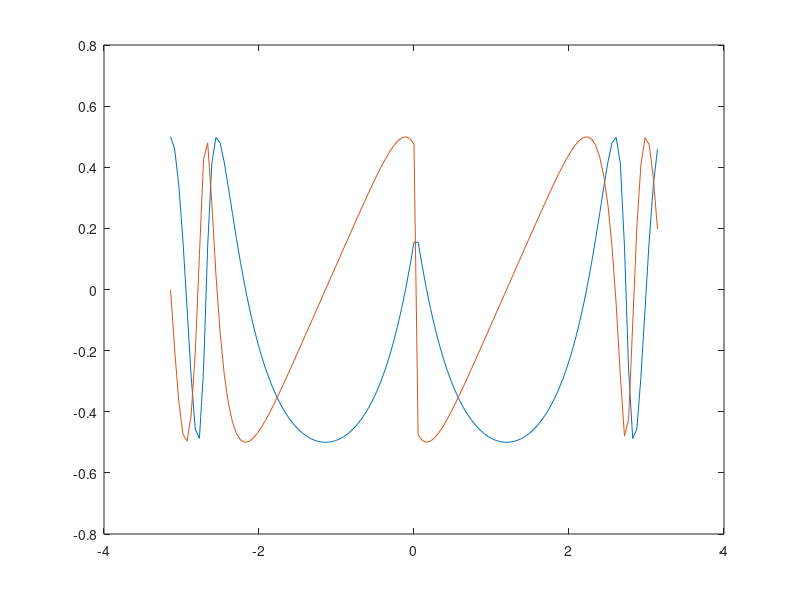
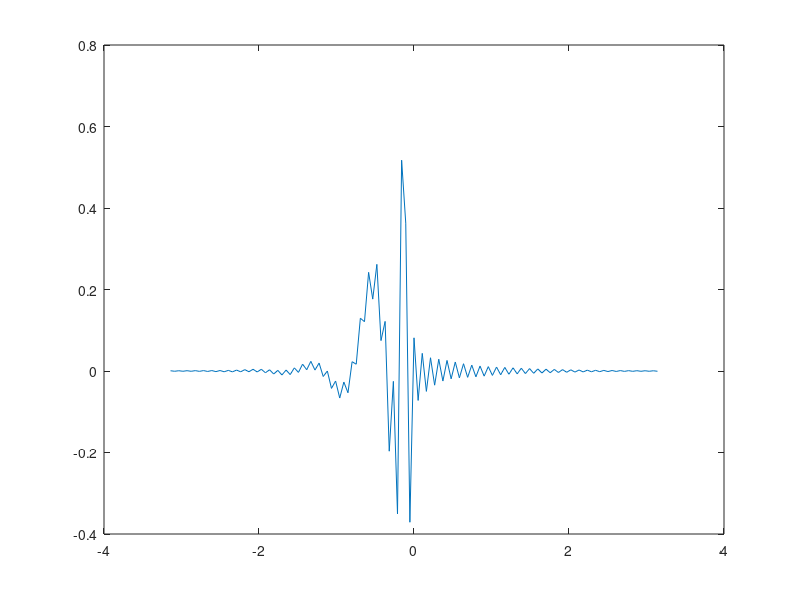
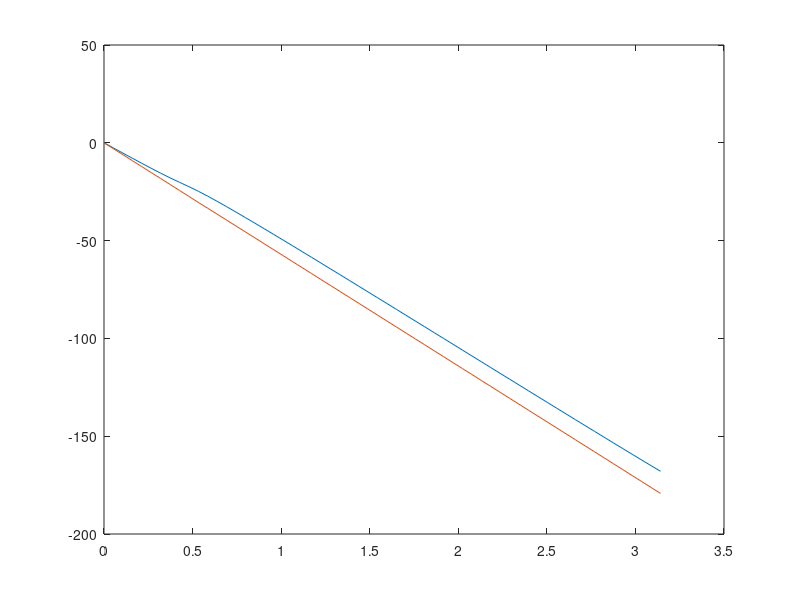
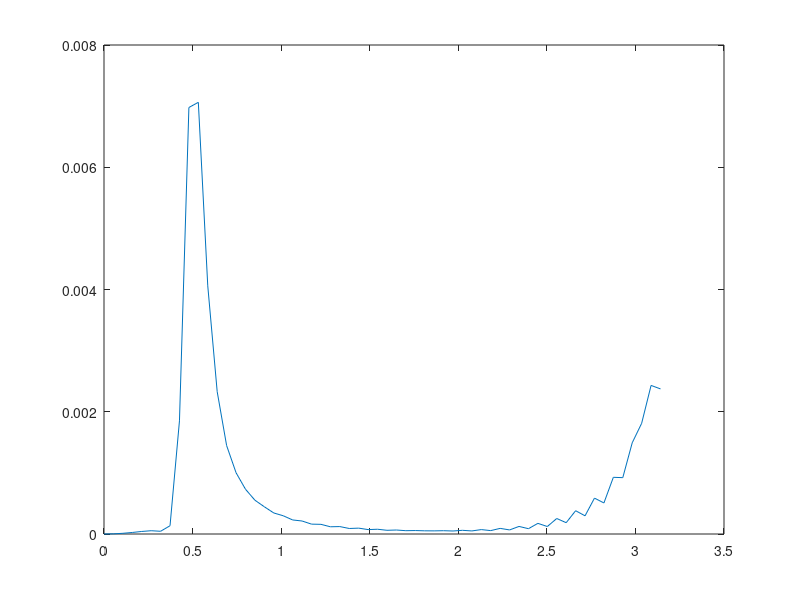

Write MATLAB code to recreate these figures, in order.
clear all
close all
pkg('load', 'optim');
pkg('load', 'control');
pkg('load', 'signal');

function b = approx_eq(v1, v2, epsilon)
    d = abs(v1 - v2);
    b = (d < epsilon);
endfunction

function pha_out = rm_pi_jumps(pha_in)
    n = numel(pha_in);
    epsilon = 0.2;
    rolling_offset = 0;
    pha_out = [pha_in(1)];
    for idx = 2:n;
        if (approx_eq(pha_in(idx) - pha_in(idx-1), pi, epsilon))
            rolling_offset -= pi;
        elseif (approx_eq(pha_in(idx) - pha_in(idx-1), -pi, epsilon))
            rolling_offset += pi;
        endif
        pha_out(idx) = pha_in(idx) + rolling_offset;
    endfor
endfunction

function b = is_steeper(w, pha_in, k)
    b = true;
    for idx = 1:numel(w)
        if (w(idx)*k > pha_in(idx))
            b = false;
            return;
        endif 
    endfor
endfunction

function target_delay = find_target_delay(w, pha_in)
    k = pha_in(end)/w(end) + 0.001;
    while (!is_steeper(w, pha_in, k))
        k *= 1.01;
    endwhile
    target_delay = k;
endfunction

num = [0.0023    0.0058    0.0102    0.0118    0.0102    0.0058    0.0023]
den = [1.0000   -3.2076    4.6897   -3.8538    1.8573   -0.4931    0.0561]
#num = [1.0349   -0.9159    0.7704   -0.4199    0.1551]
#den = [1.0000   -0.9882    0.7910   -0.3476    0.1694]
#num = [0.0015   -0.0020    0.0002   -0.0009    0.0028   -0.0009    0.0002   -0.0020    0.0015]  
#den = [1.0000   -2.7355    5.9780   -7.8335    8.5654   -6.3463    3.9239   -1.4513    0.4299]
tf_pre = tf(num, den, pi/2)

num_points = 60
w = linspace(0, pi, num_points);
[mag, pha, w] = bode(tf_pre, w);

% pha to radians
pha = pha*pi/180;
pha = rm_pi_jumps(pha);

%k = find_target_delay(w, pha)
%wk = w*k;
%lin_dif = wk - pha;
figure 5
plot(w, pha)
%plot(w, pha, w, wk, w, lin_dif)



fresp = [];
for n = 1:numel(w)
    fresp(n)  = 1*exp(1i*pha(n));
endfor

%fresp = [zeros(1, 50), ones(1, 100), zeros(1, 50)];
%fresp = [ones(1, 100), zeros(1, 100)];
Y1=fresp;
Y2 = [Y1(1)/2 Y1(2:end)/2 fliplr(conj(Y1(2:end)))/2 ];
fresp=Y2;

w_sym = linspace(-pi, pi, numel(fresp));

numel(fresp)

figure 1
plot(w_sym, real(fresp), w_sym, imag(fresp))

fir = ifft(fresp);
fir_n = numel(fir)
%fir = [fir((end+1)/2:end) fir(1:(end-1)/2)];
fir = ifftshift(fir);
fir_n2 = numel(fir)
fir = fliplr(fir);
%window = blackman(numel(fir))';
window = hamming(numel(fir))';
%window = hanning(numel(fir))';
%window = kaiser(numel(fir))';
%window = chebwin(numel(fir))';
%window = ultrwin(numel(fir), -0.2, 2.1)';



fir = fir .* window *2;

figure 2
plot(w_sym, fir)

figure 7
freqz(fir, 1, numel(pha)*2);
[h, w_n] = freqz(fir, 1, numel(pha)*2);
fir_pha = unwrap(angle(h))';
fir_pha = fir_pha(1:end/2);
figure 3
numel(w)
numel(fir_pha)
pha_combined = fir_pha+pha;
plot(w, fir_pha, w, pha_combined)

figure 4
p_ref = polyfit(w, pha_combined, 1);
lin_ref = w * p_ref(1);
err = (lin_ref - pha_combined).^2;
plot(w, err)
